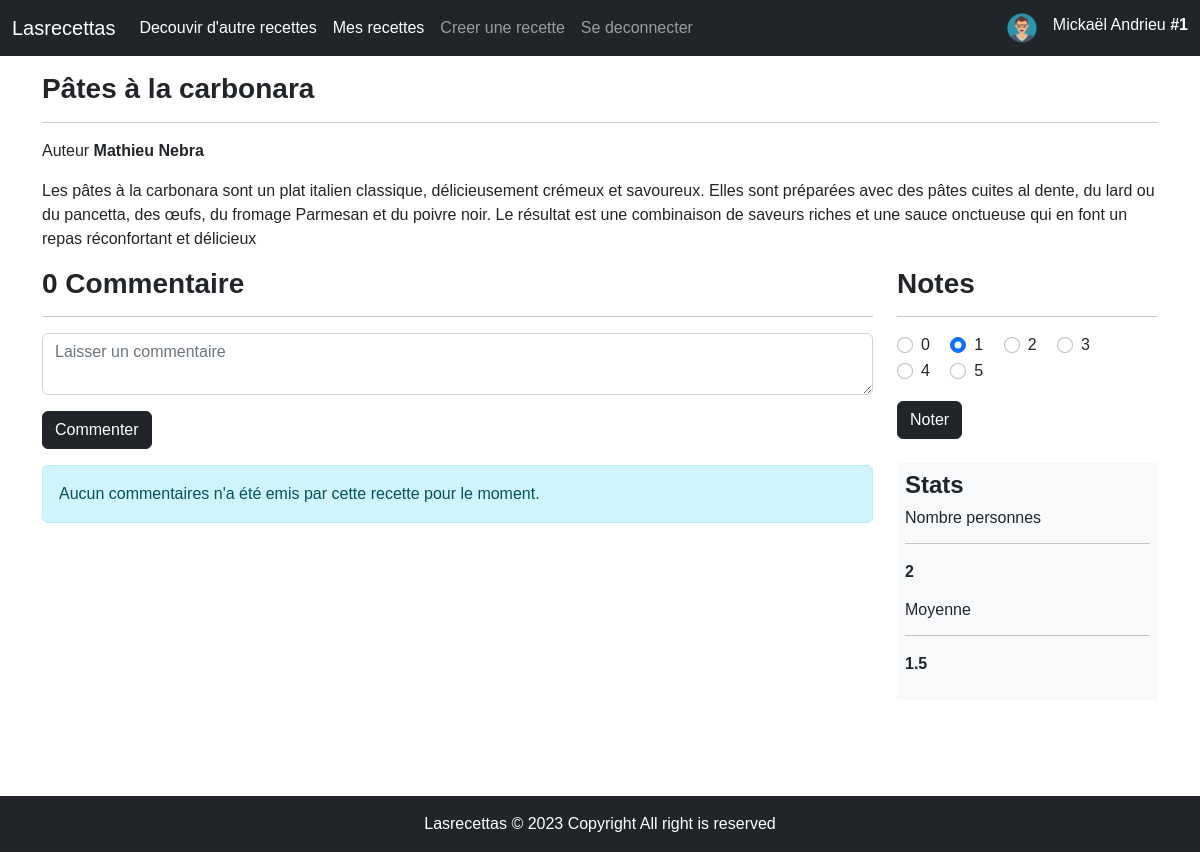
The app's page /recipe.php?id=7 (signed in) with its own data.
### tables this page shows
CREATE TABLE `recipes` (
  `recipe_id` int NOT NULL,
  `title` varchar(128) NOT NULL,
  `description` text NOT NULL,
  `is_enabled` tinyint(1) NOT NULL DEFAULT '0',
  `user_id` int NOT NULL
);

CREATE TABLE `users` (
  `user_id` int NOT NULL,
  `username` varchar(64) NOT NULL,
  `age` int NOT NULL,
  `email` varchar(64) NOT NULL,
  `password` varchar(512) NOT NULL
);

CREATE TABLE `ratings` (
  `rating_id` int NOT NULL,
  `rating` int NOT NULL,
  `recipe_id` int NOT NULL,
  `user_id` int NOT NULL
);

### inc/functions.php (called while the page is built, shortened)
<?php
function getLoggedUserInfo($info){
    if (isset($_SESSION['LOGGED_USER'])){
        return $_SESSION['LOGGED_USER'][$info];
    }
    return NULL;
}

### recipe.php (the view, shortened to what this page needs)
<?php
require_once("config/database.php");
$recipe_id = $_GET["id"];
$sql = 'SELECT * FROM recipes NATURAL JOIN users WHERE recipe_id = :recipe_id';
$recipesStatement = $db->prepare($sql);
$recipesStatement->execute([
    'recipe_id' => $recipe_id
]);
$recipe = $recipesStatement->fetch(PDO::FETCH_ASSOC);
extract($recipe);
require_once('inc/header.php');
?>
<h3 class="mt-3 fw-bolder"><?= $title ?></h3>
<hr>
<p>Auteur <strong><?= ($recipe['user_id'] == getLoggedUserInfo('userId')) ? "Vous" : $username  ?></strong></p>
<p><?= $description ?></p>
<?php
$sqlQueryComment = 'SELECT * FROM comments NATURAL JOIN users WHERE recipe_id = :recipe_id ORDER BY date DESC';
$CommentStatement = $db->prepare($sqlQueryComment);
$CommentStatement->execute([
    'recipe_id' => $recipe_id
]);
$comments = $CommentStatement->fetchAll(PDO::FETCH_ASSOC);
?>
<div class="row mb-5">
    <div class="col-md-9">
        <h3 class="fw-bolder"><?= count($comments) ?> Commentaire<?= count($comments) > 1 ? "s" : "" ?></h3>
        <hr>
        <?php if (($recipe['user_id'] != getLoggedUserInfo('userId'))) : ?>
            <div id="postCommentForm" class="mb-3">
                <form action="comment_create.php" method="POST">
                    <div class="mt-3 mb-3">
                        <textarea class="form-control" id="comment" placeholder="Laisser un commentaire" name="comment"></textarea>
                    </div>
                    <?php if (!isset($_SESSION['LOGGED_USER'])) : ?>
                        <div class="alert alert-info">Vous devez vous connecter pour laisser le commentaire.</div>
                    <?php else : ?>
                        <button type="submit" class="btn btn-dark">Commenter</button>
                    <?php endif; ?>
                </form>
            </div>
        <?php endif; ?>
        <div id="comments">
            <?php
            if (count($comments) == 0) {
            ?>
                <div class="alert alert-info">
                    Aucun commentaires n'a été emis par cette recette pour le moment.
                </div>
                <?php
            } ?>
        </div>
    </div>
    <div class="col-md-3">
        <h3 class="fw-bolder">Notes</h3>
        <hr>
        <?php if (($recipe['user_id'] != getLoggedUserInfo('userId'))) : ?>
            <div class="rating_actions">
                <form action="rating_create.php" method="POST">
                    <?php
                    if (isset($_SESSION['LOGGED_USER'])) {
                        $userId = getLoggedUserInfo('userId');
                        $sqlRating = 'SELECT rating FROM ratings where recipe_id = :recipe_id and user_id =:user_id';
                        $ratingStatement = $db->prepare($sqlRating);
                        $ratingStatement->execute([
                            'recipe_id' => $recipe_id,
                            'user_id' => $userId,
                        ]);
                        $resultRating  = $ratingStatement->fetch(PDO::FETCH_ASSOC);
                        $rate = (gettype($resultRating) == "boolean") ? [] : $resultRating;
                    }
                    ?>
                    <div class="mb-3">
                        <?php for ($i = 0; $i <= 5; $i++) { ?>
                            <div class="form-check form-check-inline">
                                <input type="radio" class="form-check-input"
                                <?php if ((isset($_SESSION['LOGGED_USER']) && !empty($rate)) && $rate['rating'] == $i) echo "checked"; ?> id="radio<?= $i ?>" name="rate" value="<?= $i ?>">
                                <label class="form-check-label" for="radio1"><?= $i ?></label>
                            </div>
                        <?php } ?>
                    </div>
                    <?php if (!isset($_SESSION['LOGGED_USER'])) : ?>
                        <div class="alert alert-info"><small>Connecter vous pour noter</small></div>
                    <?php else : ?>
                        <button type="submit" class="btn btn-dark">Noter</button>
                    <?php endif; ?>
                </form>
            </div>
        <?php endif; ?>
        <div class="rating_stats mt-4 bg-light p-2">
            <h4 class="fw-bolder">Stats</h4>
            <div>
                <h6 className="text-app">Nombre personnes</h6>
                <hr>
                <?php
                $sqlTotalCount = 'SELECT count(DISTINCT user_id) as total_users FROM ratings where recipe_id = :recipe_id ';
                $totalUserStatement = $db->prepare($sqlTotalCount);
                $totalUserStatement->execute([
                    'recipe_id' => $recipe_id
                ]);
                $resultTotalUser  = $totalUserStatement->fetch(PDO::FETCH_ASSOC);
                ?>
                <p><strong><?= $resultTotalUser['total_users'] ?></strong></p>
            </div>
            <div>
                <h6 className="text-app">Moyenne</h6>
                <hr>
                <?php
                $sqlAverage = 'SELECT AVG(rating) AS average_rating FROM ratings where recipe_id = :recipe_id ';
                $averageStatement = $db->prepare($sqlAverage);
                $averageStatement->execute([
                    'recipe_id' => $recipe_id
                ]);
                $resultAverage   = $averageStatement->fetch(PDO::FETCH_ASSOC);
                ?>
                <p><strong><?= ($resultAverage['average_rating'] == NULL) ? 'NA' : round($resultAverage['average_rating'], 2) ?></strong></p>
            </div>
        </div>
    </div>
</div>
</div>
<?php include_once('inc/footer.php'); ?>

### assets/css/style.css (style rules this page uses)
* { font-family: Arial, Helvetica, sans-serif; }

### records on screen
recipes: title "Pâtes à la carbonara", user.username "Mathieu Nebra", description "Les pâtes à la carbonara sont un plat italien classique, délicieusement crémeux et savoureux. Elles sont préparées avec des pâtes cuites al dente, du lard ou du pancetta, des œufs, du fromage Parmesan et du poivre noir. Le résultat est une combinaison de saveurs riches et une sauce onctueuse qui en font un repas réconfortant et délicieux"
ratings: rating "☑ 0"

### other values on screen
getLoggedUserInfo("username") "Mickaël Andrieu"
getLoggedUserInfo("userId") "1"
count($comments) "0"
$resultTotalUser['total_users'] "2"
$resultAverage['average_rating'] "1.5"
